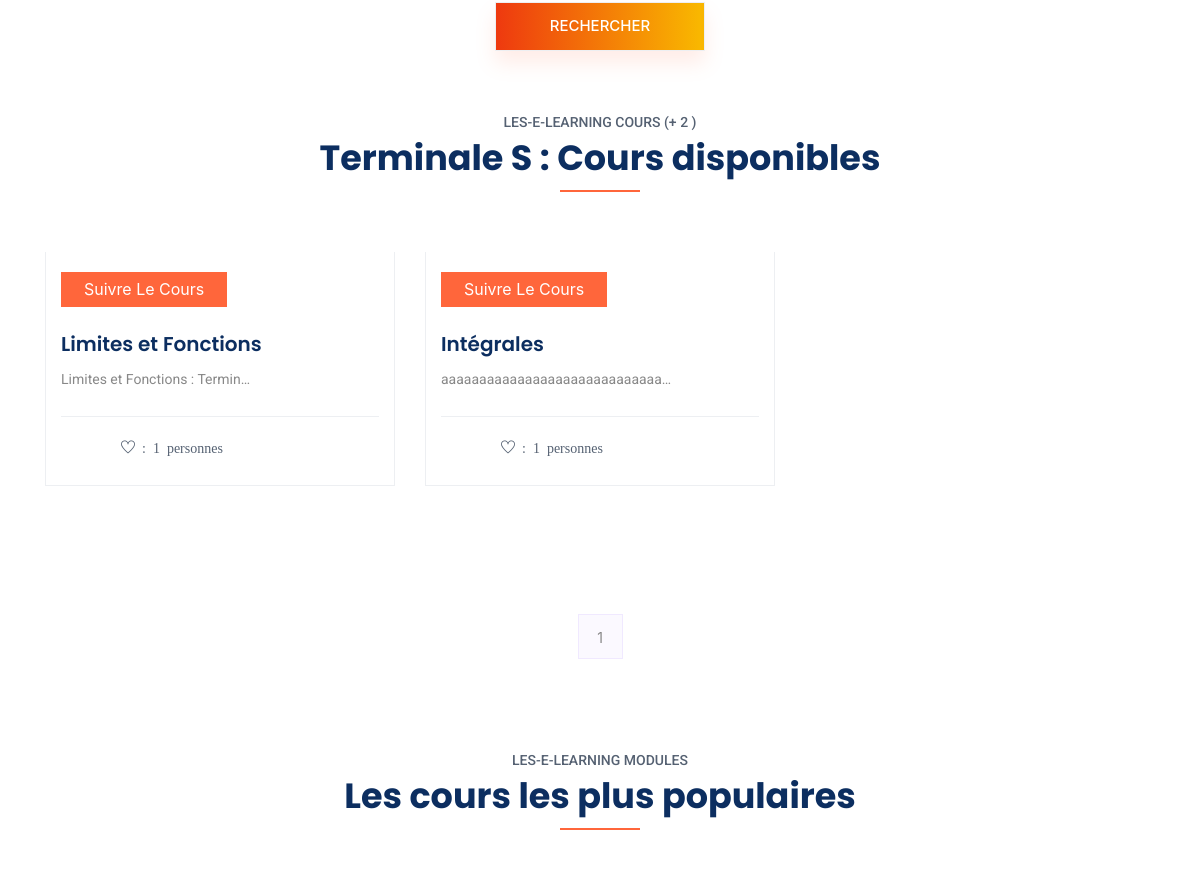
Page /cours/Terminale S/Mathemathique (middle part) on the earlier database version.
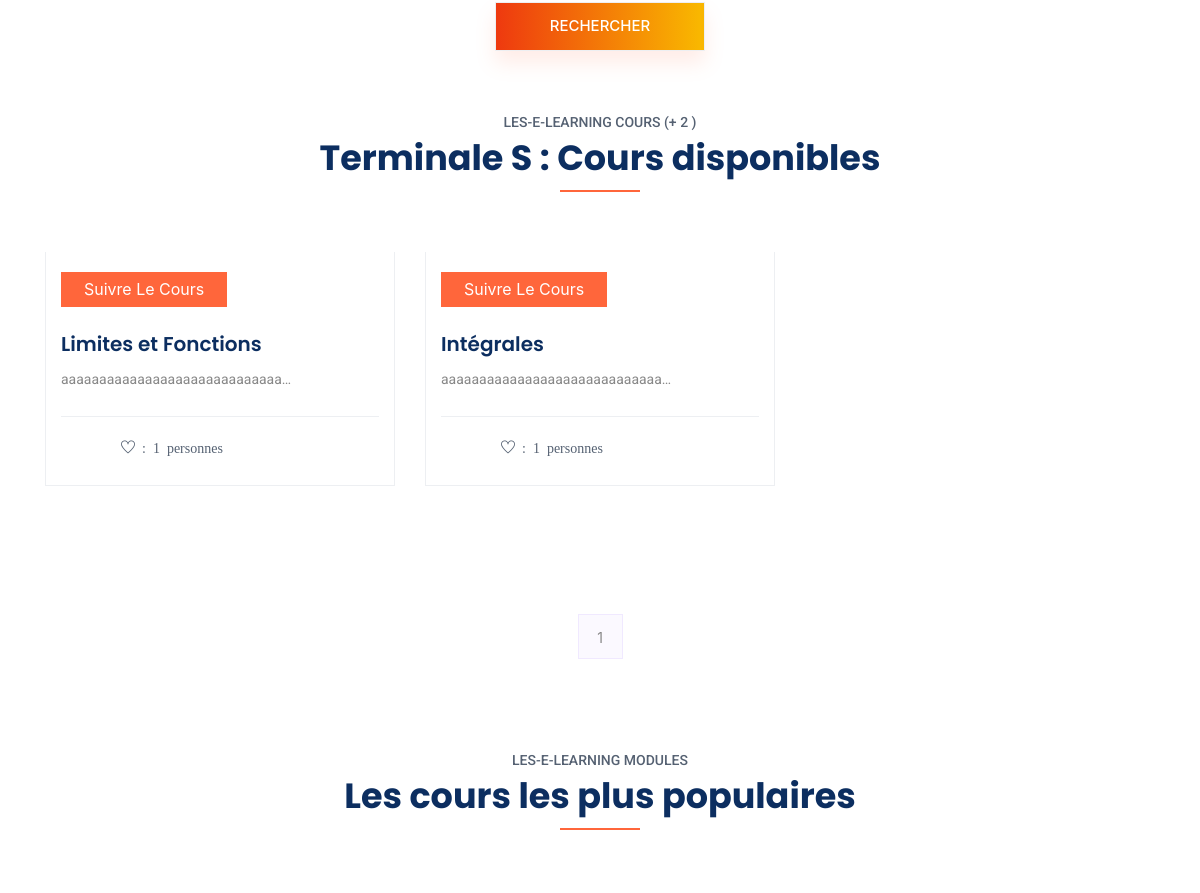
Same page on the later database version.
### Cours/models.py (models this page shows, shortened)
class Cours(models.Model):
    titre = models.CharField(max_length=50)
    description = models.TextField()
    categorie = models.CharField(max_length=50)
    niveau = models.ForeignKey(Niveau, on_delete=models.CASCADE)
    photo = models.ImageField(upload_to="./Cours", height_field=None, width_field=None, max_length=None)
    likes = models.ManyToManyField(Membre, blank=True, null=True)
    def nombre_likes(self):
            return self.likes.count()

### Cours/views.py (the view, shortened to what this page needs)
# urls.py: path('<str:niveau>/<str:categorie>',views.Cours_liste, name = "Cours_liste" ),
def Cours_liste(request, niveau, categorie):
    niveau = Niveau.objects.get(niveau=niveau)
    niveau_id = niveau.id
    cours = Cours.objects.filter(Q(niveau = niveau_id), Q(categorie = categorie))
    som = cours.count()
    cours_populaires = Cours.objects.filter(Q(niveau = niveau_id), Q(categorie = categorie)).order_by("-likes").exclude(likes=0).distinct()[:10]
    paginator = Paginator(cours, 12)
    page = request.GET.get('page', 1)
    try:
            cours = paginator.page(page)
    except PageNotAnInteger:
            cours = paginator.page(1)
    except EmptyPage:
            cours = paginator.page(paginator.num_pages)
    query_ = request.GET.get("q")
    return render(request, "Cours/cours_liste.html", locals())

### Templates/Cours/cours_liste.html (shortened to what this page needs)
{% extends "Layouts/base.html" %}
{% block content %}
{% load static %}
    <section class="special_cource mt-5">
        <div class="container">
           <div class="section_tittle text-center">
               <div>
               <form method="GET">
                   <button class="button rounded-0 primary-bg text-white w-10 btn_1" type="submit">Rechercher</button>
                </form>
               </div>
           </div>
       </div>
</section>
    <section class="special_cource mt-3">
        <div class="container">
            <div class="row justify-content-center">
                <div class="col-xl-12">
                    <div class="section_tittle text-center">
                        <p>Les-E-Learning Cours (+ {{som}} )</p>
                        <h2>{{niveau.niveau}} : Cours disponibles</h2>
                    </div>
                </div>
            </div>
            <div class="row">
                {% for i in cours  %}
                <div class="col-sm-6 col-lg-4 mb-5">
                    <div class="single_special_cource">
                        <div class="special_cource_text">
                            <a href="{% url 'Cours_details' niveau.niveau i.categorie i.titre %}" class="btn_4">Suivre le cours</a>
                            <h3>{{i.titre|truncatechars:20}}</h3>
                            <p>{{i.description|truncatechars:30}}</p>
                            <div class="author_info">
                                <div class="author_img">
                                    <div class="author_info_text">
                                        <p class="ti-heart">  : {{i.nombre_likes}} personnes</p>
                                    </div>
                                </div>
                            </div>
                        </div>
                    </div>
                </div>
                {% empty %}
                <div class="alert alert-warning container text-center" role="alert">
                    Les cours pour cette section ne sont pas disponibles pour le moment.
                    <p><strong>Merci de votre compréhension.</strong></p>
                </div>
                {% endfor %}
            </div>
        </div>
    </section>
    <nav class="blog-pagination justify-content-center d-flex">
        <ul class="pagination">
            {% for p in cours.paginator.page_range %}
            {% if cours.number == p  %}
            <li class="page-item active"><a class="page-link" href="?page={{p}}">{{p}}</a></li>
            {% else %}
            <li class="page-item"><a class="page-link" href="?page={{p}}">{{p}}</a></li>
            {% endif %}
            {% endfor %}
        </ul>
    </nav>
    <section class="testimonial_part section_padding">
        <div class="container-fluid">
            <div class="row justify-content-center">
                <div class="col-xl--">
                    <div class="section_tittle text-center">
                        <p>Les-E-Learning Modules</p>
                        <h2>Les cours les plus populaires </h2>
                    </div>
                </div>
            </div>
        </div>
    </section>
    {% endblock content %}

Differences in the rows shown:
changed Cours "Limites et Fonctions": description "Limites et Fonctions : Termin…" → "aaaaaaaaaaaaaaaaaaaaaaaaaaaaa…"
